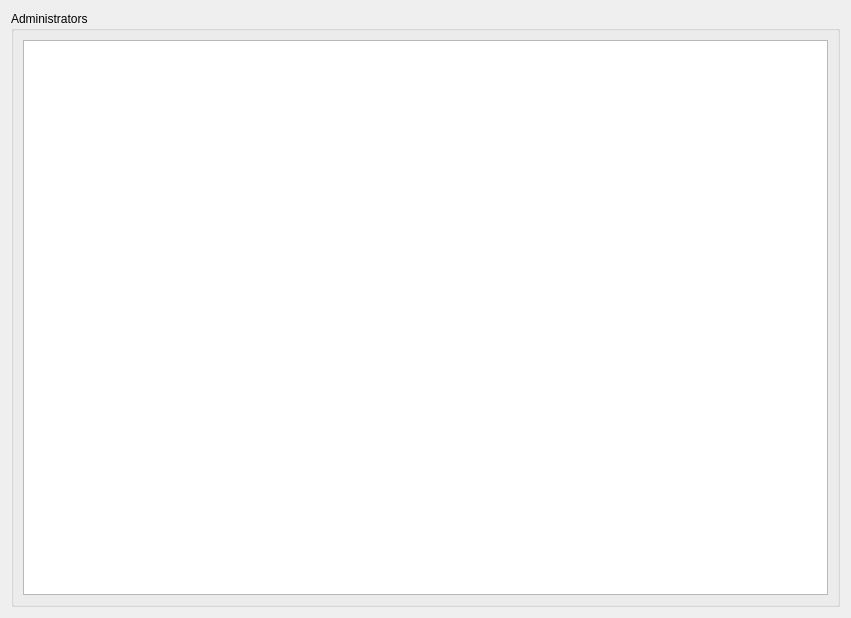
<?xml version="1.0" encoding="UTF-8"?>
<ui version="4.0">
 <class>AdminsManagementWidget</class>
 <widget class="QWidget" name="AdminsManagementWidget">
  <property name="geometry">
   <rect>
    <x>0</x>
    <y>0</y>
    <width>851</width>
    <height>618</height>
   </rect>
  </property>
  <property name="windowTitle">
   <string>Form</string>
  </property>
  <layout class="QVBoxLayout" name="verticalLayout_2">
   <item>
    <widget class="QGroupBox" name="groupBoxAdministrators">
     <property name="title">
      <string>Administrators</string>
     </property>
     <layout class="QVBoxLayout" name="verticalLayout">
      <item>
       <widget class="QTableView" name="tableView">
        <property name="contextMenuPolicy">
         <enum>Qt::CustomContextMenu</enum>
        </property>
        <property name="editTriggers">
         <set>QAbstractItemView::NoEditTriggers</set>
        </property>
        <property name="selectionMode">
         <enum>QAbstractItemView::SingleSelection</enum>
        </property>
        <property name="selectionBehavior">
         <enum>QAbstractItemView::SelectRows</enum>
        </property>
        <property name="sortingEnabled">
         <bool>true</bool>
        </property>
        <attribute name="horizontalHeaderStretchLastSection">
         <bool>true</bool>
        </attribute>
       </widget>
      </item>
     </layout>
    </widget>
   </item>
  </layout>
  <action name="actionRefresh">
   <property name="text">
    <string>Refresh</string>
   </property>
  </action>
  <action name="actionExport">
   <property name="text">
    <string>Export</string>
   </property>
  </action>
  <action name="actionPrint">
   <property name="text">
    <string>Print</string>
   </property>
  </action>
  <action name="actionCreateNewAccount">
   <property name="text">
    <string>Create New Account</string>
   </property>
  </action>
  <action name="actionDeleteAccount">
   <property name="text">
    <string>Delete Account</string>
   </property>
  </action>
  <action name="actionProperties">
   <property name="text">
    <string>Properties</string>
   </property>
  </action>
  <action name="actionModifyAccount">
   <property name="text">
    <string>Modify Account</string>
   </property>
  </action>
 </widget>
 <resources/>
 <connections/>
</ui>
